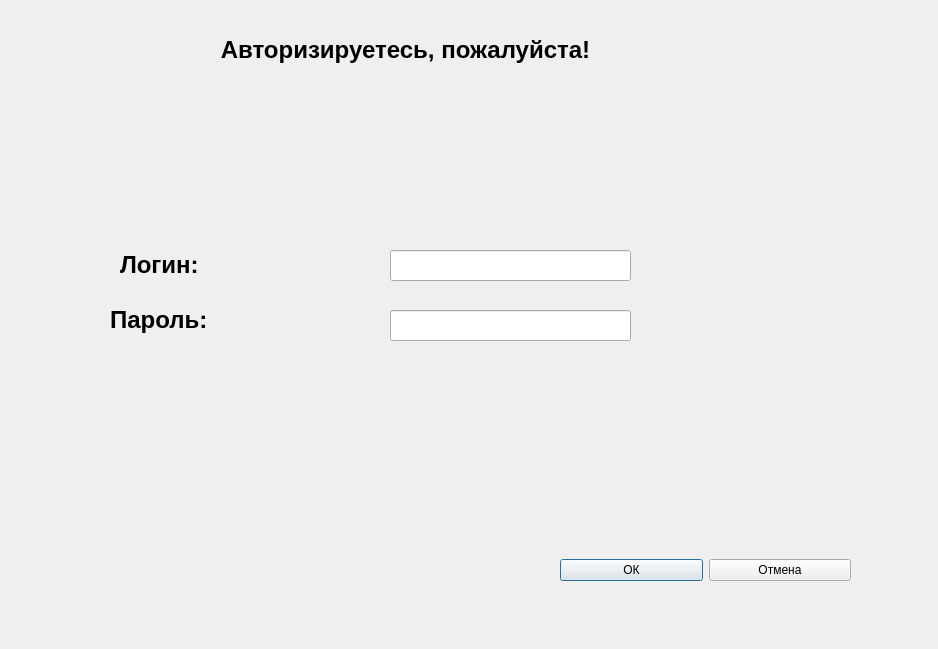
<?xml version="1.0" encoding="UTF-8"?>
<ui version="4.0">
 <class>Dialog_login</class>
 <widget class="QDialog" name="Dialog_login">
  <property name="enabled">
   <bool>true</bool>
  </property>
  <property name="geometry">
   <rect>
    <x>0</x>
    <y>0</y>
    <width>938</width>
    <height>649</height>
   </rect>
  </property>
  <property name="windowTitle">
   <string>Dialog</string>
  </property>
  <widget class="QLabel" name="label">
   <property name="geometry">
    <rect>
     <x>120</x>
     <y>240</y>
     <width>221</width>
     <height>51</height>
    </rect>
   </property>
   <property name="text">
    <string>&lt;html&gt;&lt;head/&gt;&lt;body&gt;&lt;p&gt;&lt;span style=&quot; font-size:18pt; font-weight:600;&quot;&gt;Логин:&lt;/span&gt;&lt;/p&gt;&lt;/body&gt;&lt;/html&gt;</string>
   </property>
  </widget>
  <widget class="QLabel" name="label_2">
   <property name="geometry">
    <rect>
     <x>110</x>
     <y>290</y>
     <width>241</width>
     <height>61</height>
    </rect>
   </property>
   <property name="text">
    <string>&lt;html&gt;&lt;head/&gt;&lt;body&gt;&lt;p&gt;&lt;span style=&quot; font-size:18pt; font-weight:600;&quot;&gt;Пароль:&lt;/span&gt;&lt;/p&gt;&lt;/body&gt;&lt;/html&gt;</string>
   </property>
  </widget>
  <widget class="QLabel" name="label_3">
   <property name="geometry">
    <rect>
     <x>0</x>
     <y>-10</y>
     <width>811</width>
     <height>121</height>
    </rect>
   </property>
   <property name="text">
    <string>&lt;html&gt;&lt;head/&gt;&lt;body&gt;&lt;p align=&quot;center&quot;&gt;&lt;span style=&quot; font-size:18pt; font-weight:600;&quot;&gt;Авторизируетесь, пожалуйста!&lt;/span&gt;&lt;/p&gt;&lt;/body&gt;&lt;/html&gt;</string>
   </property>
  </widget>
  <widget class="QLineEdit" name="lineEdit_Password">
   <property name="geometry">
    <rect>
     <x>390</x>
     <y>250</y>
     <width>241</width>
     <height>31</height>
    </rect>
   </property>
  </widget>
  <widget class="QLineEdit" name="lineEdit_Login">
   <property name="geometry">
    <rect>
     <x>390</x>
     <y>310</y>
     <width>241</width>
     <height>31</height>
    </rect>
   </property>
   <property name="echoMode">
    <enum>QLineEdit::Password</enum>
   </property>
  </widget>
  <widget class="QWidget" name="horizontalLayoutWidget">
   <property name="geometry">
    <rect>
     <x>560</x>
     <y>530</y>
     <width>291</width>
     <height>81</height>
    </rect>
   </property>
   <layout class="QHBoxLayout" name="horizontalLayout">
    <item>
     <widget class="QPushButton" name="Ok">
      <property name="mouseTracking">
       <bool>true</bool>
      </property>
      <property name="text">
       <string>ОК</string>
      </property>
     </widget>
    </item>
    <item>
     <widget class="QPushButton" name="Cancel">
      <property name="mouseTracking">
       <bool>true</bool>
      </property>
      <property name="text">
       <string>Отмена</string>
      </property>
     </widget>
    </item>
   </layout>
  </widget>
  <widget class="QLabel" name="label_photo">
   <property name="geometry">
    <rect>
     <x>0</x>
     <y>0</y>
     <width>941</width>
     <height>661</height>
    </rect>
   </property>
   <property name="text">
    <string/>
   </property>
  </widget>
  <zorder>label_photo</zorder>
  <zorder>label</zorder>
  <zorder>label_2</zorder>
  <zorder>label_3</zorder>
  <zorder>lineEdit_Password</zorder>
  <zorder>lineEdit_Login</zorder>
  <zorder>horizontalLayoutWidget</zorder>
 </widget>
 <resources/>
 <connections/>
</ui>
